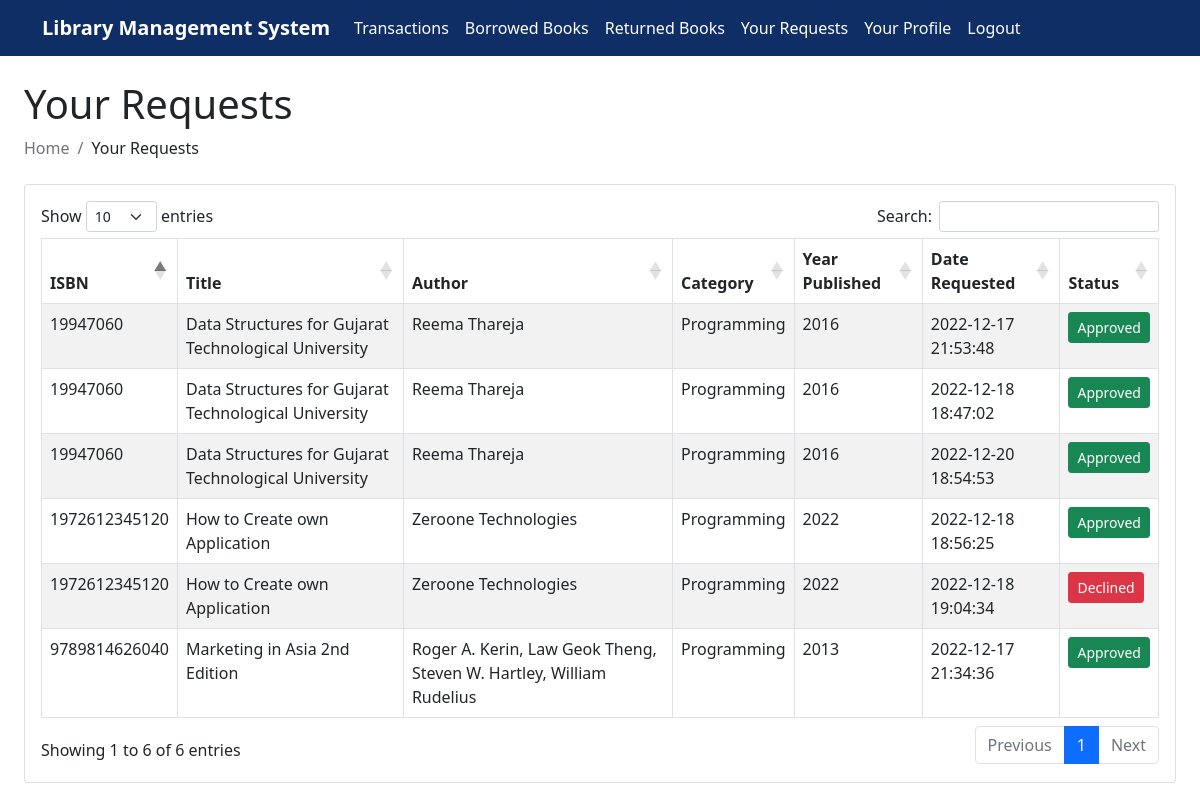
The page /pending-requests.php (signed in) on the database its author committed.
### tables this page shows
CREATE TABLE `settings` (
  `id` int(11) NOT NULL,
  `wbsiteTitle` varchar(160) NOT NULL,
  `wbsiteDesc` varchar(1000) NOT NULL,
  `wbsiteHeadColor` varchar(160) NOT NULL,
  `wbsiteFavIcon` varchar(160) NOT NULL
);

CREATE TABLE `pending_book_requests` (
  `id` int(11) NOT NULL,
  `userID` int(11) NOT NULL,
  `bookID` int(11) NOT NULL,
  `dateRequested` timestamp NOT NULL DEFAULT current_timestamp(),
  `status` int(11) NOT NULL COMMENT '0 = Pending, 1 = Approved, 2 = Declined'
);

CREATE TABLE `books` (
  `id` int(11) NOT NULL,
  `bookIsbn` varchar(191) NOT NULL,
  `bookTitle` varchar(191) NOT NULL,
  `bookAuthor` varchar(191) NOT NULL,
  `bookCategory` int(11) NOT NULL,
  `bookYrPub` int(11) NOT NULL,
  `bookCopies` int(11) NOT NULL
);

CREATE TABLE `categories` (
  `id` int(11) NOT NULL,
  `bookCategory` varchar(191) NOT NULL
);

### admin/settings-query.php (called while the page is built)
<?php
	$query = "SELECT * FROM settings WHERE id = '1' ";
    $query_run = mysqli_query($con, $query);
    $settingsData = mysqli_fetch_assoc($query_run);
?>

### verify-user.php (called while the page is built)
<?php
if(!empty($_SESSION["id"])){
  $user_id = $_SESSION["id"];
  $result = mysqli_query($con, "SELECT * FROM users WHERE id = $user_id");
  $row = mysqli_fetch_assoc($result);
}
else{
  header("Location: login.php");
}
?>

### pending-requests.php (the view, shortened to what this page needs)
<?php
  require "dbcon.php";
  include('includes/header.php');
  include('verify-user.php');
?>
	<div class="container-fluid px-4">
		<h1 class="mt-4">Your Requests</h1>
    	<ol class="breadcrumb mb-4">
        	<li class="breadcrumb-item active">Home</li>
          <li class="breadcrumb-item">Your Requests</li>
   		</ol>
  <div class="row">
    <div class="col-md-12">
        <div class="card">
            <div class="card-body table-responsive">
                <table id="requestTable" class="table table-bordered table-striped">
                    <thead>
                        <tr>
                            <th>ISBN</th>
                            <th>Title</th>
                            <th>Author</th>
                            <th>Category</th>
                            <th>Year Published</th>
                            <th>Date Requested</th>
                            <th>Status</th>
                        </tr>
                    </thead>
                    <tbody>
                        <?php
                            $studentID = $row['studentID'];
                            $query = "SELECT pending_book_requests.id, users.studentID, books.bookIsbn, books.bookTitle, books.bookAuthor, categories.bookCategory, bookYrPub, dateRequested, status FROM `pending_book_requests`INNER JOIN users ON users.id = pending_book_requests.userID INNER JOIN books ON books.id = pending_book_requests.bookID INNER JOIN categories ON categories.id = books.bookCategory WHERE studentID = '$studentID'";
                            $query_run = mysqli_query($con, $query);
                            if(mysqli_num_rows($query_run) > 0) {
                                foreach($query_run as $books) {
                                    ?>
                                    <tr>
                                        <td><?= $books['bookIsbn']; ?></td>
                                        <td><?= $books['bookTitle']; ?></td>
                                        <td><?= $books['bookAuthor']; ?></td>
                                        <td><?= $books['bookCategory']; ?></td>
                                        <td><?= $books['bookYrPub']; ?></td>
                                        <td><?= $books['dateRequested']; ?></td>
                                        <td>
                                            <?php
                                              if ($books['status'] == 0) { ?>
                                                <a class="btn btn-warning btn-sm">Pending</a> <?php
                                              } else if ($books['status'] == 1) { ?>
                                                <a class="btn btn-success btn-sm">Approved</a> <?php
                                              } else if ($books['status'] == 2) { ?>
                                                <a class="btn btn-danger btn-sm">Declined</a> <?php
                                              }
                                              ?>
                                        </td>
                                    </tr>
                                    <?php
                                }
                            }
                            else {
                            }
                        ?>
                    </tbody>
                </table>
            </div>
        </div>
    </div>
</div>
</div>

### includes/navbar-top.php (shortened to what this page needs)
<nav class="navbar navbar-expand-lg navbar-dark" style="background-color: <?php echo $settingsData['wbsiteHeadColor'];?>;">
  <div class="container">
    <b><a class="navbar-brand" href="index.php"><?php echo $settingsData['wbsiteTitle'];?></a></b>
    <div class="collapse navbar-collapse" id="navbarsExample07">
      <ul class="navbar-nav me-auto mb-2 mb-lg-0">
        <li class="nav-item">
          <a class="nav-link active" aria-current="page" href="index.php">Transactions</a>
        </li>
        <li class="nav-item">
          <a class="nav-link active" aria-current="page" href="borrowed-books.php">Borrowed Books</a>
        </li>
        <li class="nav-item">
          <a class="nav-link active" aria-current="page" href="returned-books.php">Returned Books</a>
        </li>
        <li class="nav-item">
          <a class="nav-link active" aria-current="page" href="pending-requests.php">Your Requests</a>
        </li>
        <li class="nav-item">
          <a class="nav-link active" aria-current="page" href="your-profile.php">Your Profile</a>
        </li>
        <li class="nav-item">
          <a class="nav-link active" aria-current="page" href="logout.php">Logout</a>
        </li>
      </ul>
    </div>
  </div>
</nav>

### rows shown on the page
settings: wbsiteTitle "Library Management System"
pending_book_requests: bookID.bookIsbn "9789814626040", bookID.bookTitle "Marketing in Asia 2nd Edition", bookID.bookAuthor "Roger A. Kerin, Law Geok Theng, Steven W. Hartley, William Rudelius", categories.bookCategory "Programming", bookID.bookYrPub "2013", dateRequested "2022-12-17 21:34:36", status "Approved"
pending_book_requests: bookID.bookIsbn "19947060", bookID.bookTitle "Data Structures for Gujarat Technological University", bookID.bookAuthor "Reema Thareja", categories.bookCategory "Programming", bookID.bookYrPub "2016", dateRequested "2022-12-17 21:53:48", status "Approved"
pending_book_requests: bookID.bookIsbn "19947060", bookID.bookTitle "Data Structures for Gujarat Technological University", bookID.bookAuthor "Reema Thareja", categories.bookCategory "Programming", bookID.bookYrPub "2016", dateRequested "2022-12-18 18:47:02", status "Approved"
pending_book_requests: bookID.bookIsbn "1972612345120", bookID.bookTitle "How to Create own Application", bookID.bookAuthor "Zeroone Technologies", categories.bookCategory "Programming", bookID.bookYrPub "2022", dateRequested "2022-12-18 18:56:25", status "Approved"
pending_book_requests: bookID.bookIsbn "1972612345120", bookID.bookTitle "How to Create own Application", bookID.bookAuthor "Zeroone Technologies", categories.bookCategory "Programming", bookID.bookYrPub "2022", dateRequested "2022-12-18 19:04:34", status "Declined"
pending_book_requests: bookID.bookIsbn "19947060", bookID.bookTitle "Data Structures for Gujarat Technological University", bookID.bookAuthor "Reema Thareja", categories.bookCategory "Programming", bookID.bookYrPub "2016", dateRequested "2022-12-20 18:54:53", status "Approved"
